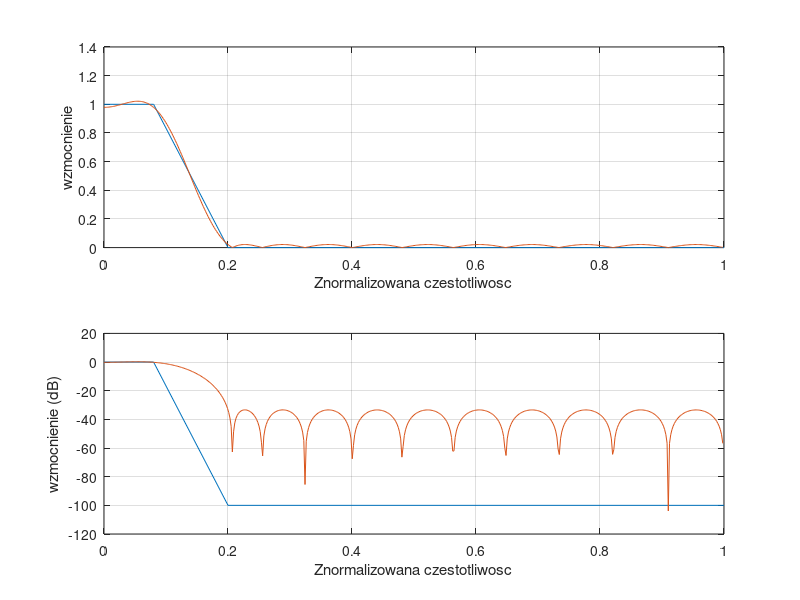

MATLAB code for this plot:
pkg signal load
filtord = 25 % Dlugość filtru
Fs = 50; % Częstotliwość próbkowania 50Hz
FNq = Fs/2; % Częstotliwość Nyquista
F1c = 2; % Pasmo przepustowe 0 - 2Hz
F2c = 5; % Pasmo zaporowe 5 Hz ->
F3c = 25; % Pasmo zaporowe <- 25 Hz
f=[0,F1c/FNq,F2c/FNq,F3c/FNq]
m = [ 1 , 1 , 0, 0 ]
freqz ( remez(filtord,f,m) );
[h, w] = freqz ( remez(filtord,f,m) );
subplot(2,1,1);
plot (f, m, '', w/pi, abs (h), '');
xlabel('Znormalizowana czestotliwosc')
ylabel('wzmocnienie')
grid on
subplot(2,1,2);
plot(f,20*log10(m+1e-5),'', w/pi,20*log10(abs(h)),'');
xlabel('Znormalizowana czestotliwosc')
ylabel('wzmocnienie (dB)')
grid on
remez(filtord,f,m)
floor ( remez(filtord,f,m) * 32767 )
